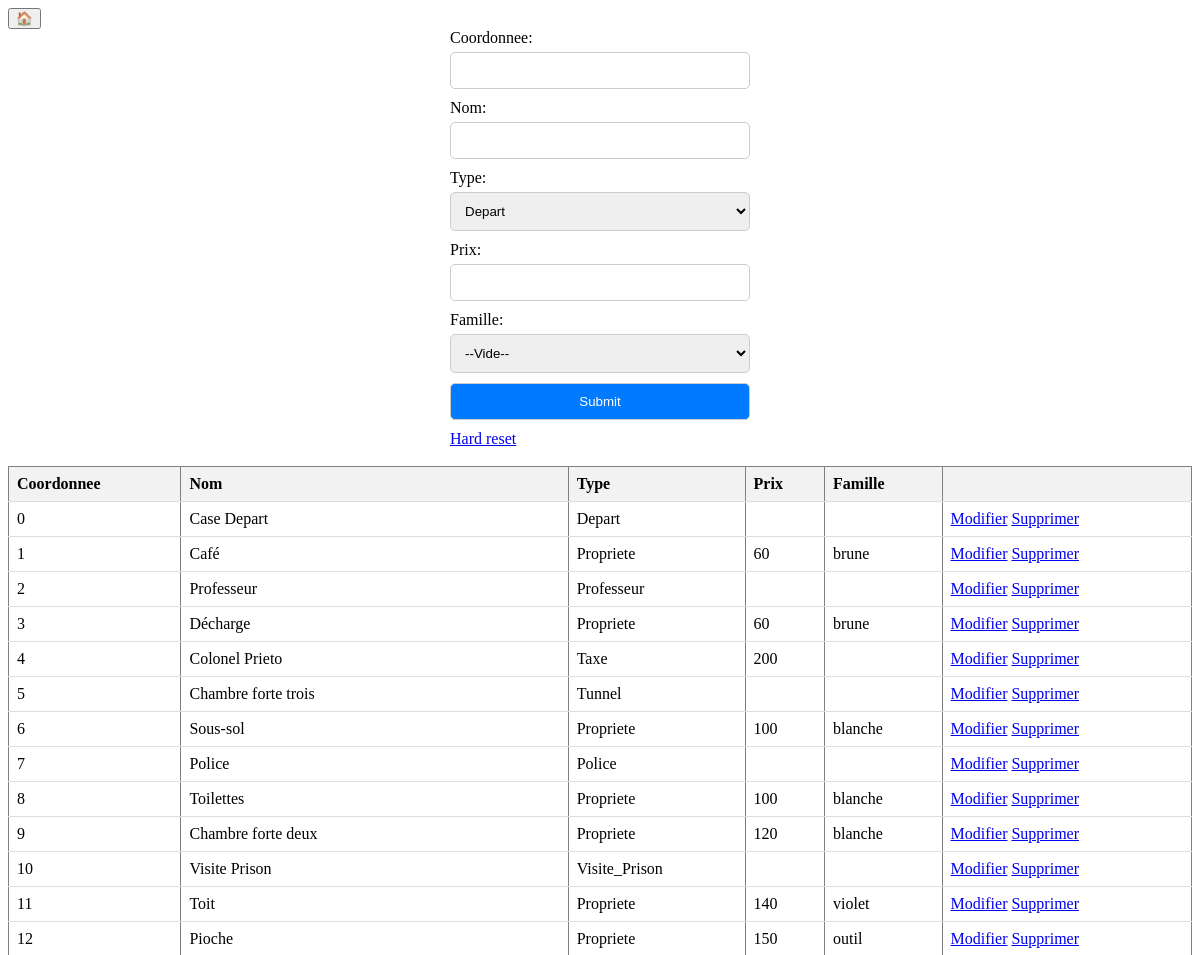
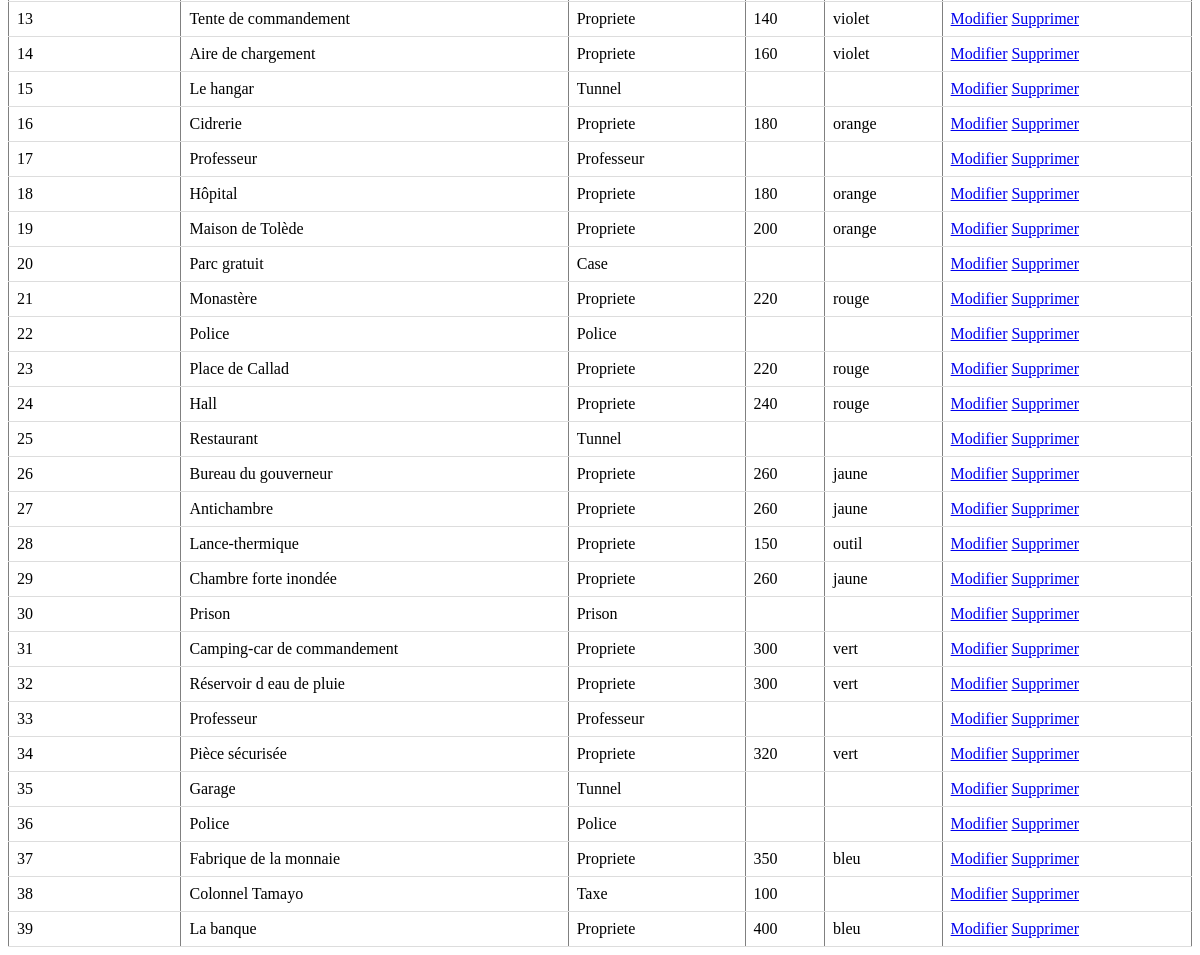
The page /WEB/webDB/index.php on the database its author committed (2 pictures, top to bottom).
### tables this page shows
CREATE TABLE `cases` (
  `coordonnee` int(11) NOT NULL,
  `nom` varchar(255) NOT NULL,
  `type` varchar(50) NOT NULL,
  `prix` int(11) DEFAULT NULL,
  `famille` varchar(255) DEFAULT NULL
);

### WEB/webDB/index.php (the view, shortened to what this page needs)
<!DOCTYPE html>
<html>
<head>
<link rel="stylesheet" href="style.css">
</head>
<body>
<a href="..\site statique\index.html">
   <button title="retourner a l'acceuil">🏠</button>
</a>
	<div>
		<form method="POST" action="add.php">
		<label>Coordonnee:</label><input type="number" name="coordonnee" min="0">
			<label>Nom:</label><input type="text" name="nom">
				<label for="type">Type:</label>
				<select name="type" id="type">
					<option value="Depart">Depart</option>
				</select>
			<label>Prix:</label><input type="number" name="prix" min=0>
			<label for="famille">Famille:</label>
			<select name="famille" id="famille">
					<option value="" select>--Vide--</option>
				</select>
			<input type="submit" name="add">
			<a href="reset.php" title="Retourner la base de donné à son etat original">Hard reset</a>
		</form>
	</div>
	<br>
	<div>
		<table border="1">
			<thead>
				<th>Coordonnee</th>
				<th>Nom</th>
				<th>Type</th>
				<th>Prix</th>
				<th>Famille</th>
				<th></th>
			</thead>
			<tbody>
				<?php
					include('conn.php');
					$query=mysqli_query($conn,"select * from `cases`");
					while($row=mysqli_fetch_array($query)){
						?>
						<tr>
							<td><?php echo $row['coordonnee']; ?></td>
							<td><?php echo $row['nom']; ?></td>
							<td><?php echo $row['type']; ?></td>
							<td><?php echo $row['prix']; ?></td>
							<td><?php echo $row['famille']; ?></td>
							<td>
								<a href="edit.php?id=<?php echo $row['coordonnee']; ?>">Modifier</a>
								<a href="delete.php?id=<?php echo $row['coordonnee']; ?>">Supprimer</a>
							</td>
						</tr>
						<?php
					}
			?>
			</tbody>
		</table>
	</div>
</body>
</html>

### WEB/webDB/style.css (style rules this page uses)
form { width: 300px; margin: 0 auto; }
label { display: block; margin-bottom: 5px; }
input[type="text"], input[type="number"], input[type="submit"], select { width: 100%; padding: 10px; margin-bottom: 10px; border: 1px solid #ccc; border-radius: 5px; box-sizing: border-box; }
input[type="submit"] { background-color: #007bff; color: #fff; cursor: pointer; }
table { width: 100%; border-collapse: collapse; }
th, td { padding: 8px; text-align: left; border-bottom: 1px solid #ddd; }
th { background-color: #f2f2f2; }

### rows shown on the page
cases: coordonnee "0", nom "Case Depart", type "Depart"
cases: coordonnee "1", nom "Café", type "Propriete", prix "60", famille "brune"
cases: coordonnee "2", nom "Professeur", type "Professeur"
cases: coordonnee "3", nom "Décharge", type "Propriete", prix "60", famille "brune"
cases: coordonnee "4", nom "Colonel Prieto", type "Taxe", prix "200"
cases: coordonnee "5", nom "Chambre forte trois", type "Tunnel"
cases: coordonnee "6", nom "Sous-sol", type "Propriete", prix "100", famille "blanche"
cases: coordonnee "7", nom "Police", type "Police"
cases: coordonnee "8", nom "Toilettes", type "Propriete", prix "100", famille "blanche"
cases: coordonnee "9", nom "Chambre forte deux", type "Propriete", prix "120", famille "blanche"
cases: coordonnee "10", nom "Visite Prison", type "Visite_Prison"
cases: coordonnee "11", nom "Toit", type "Propriete", prix "140", famille "violet"
cases: coordonnee "12", nom "Pioche", type "Propriete", prix "150", famille "outil"
cases: coordonnee "13", nom "Tente de commandement", type "Propriete", prix "140", famille "violet"
cases: coordonnee "14", nom "Aire de chargement", type "Propriete", prix "160", famille "violet"
cases: coordonnee "15", nom "Le hangar", type "Tunnel"
cases: coordonnee "16", nom "Cidrerie", type "Propriete", prix "180", famille "orange"
cases: coordonnee "17", nom "Professeur", type "Professeur"
cases: coordonnee "18", nom "Hôpital", type "Propriete", prix "180", famille "orange"
cases: coordonnee "19", nom "Maison de Tolède", type "Propriete", prix "200", famille "orange"
cases: coordonnee "20", nom "Parc gratuit", type "Case"
cases: coordonnee "21", nom "Monastère", type "Propriete", prix "220", famille "rouge"
cases: coordonnee "22", nom "Police", type "Police"
cases: coordonnee "23", nom "Place de Callad", type "Propriete", prix "220", famille "rouge"
cases: coordonnee "24", nom "Hall", type "Propriete", prix "240", famille "rouge"
cases: coordonnee "25", nom "Restaurant", type "Tunnel"
cases: coordonnee "26", nom "Bureau du gouverneur", type "Propriete", prix "260", famille "jaune"
cases: coordonnee "27", nom "Antichambre", type "Propriete", prix "260", famille "jaune"
cases: coordonnee "28", nom "Lance-thermique", type "Propriete", prix "150", famille "outil"
cases: coordonnee "29", nom "Chambre forte inondée", type "Propriete", prix "260", famille "jaune"
cases: coordonnee "30", nom "Prison", type "Prison"
cases: coordonnee "31", nom "Camping-car de commandement", type "Propriete", prix "300", famille "vert"
cases: coordonnee "32", nom "Réservoir d eau de pluie", type "Propriete", prix "300", famille "vert"
cases: coordonnee "33", nom "Professeur", type "Professeur"
cases: coordonnee "34", nom "Pièce sécurisée", type "Propriete", prix "320", famille "vert"
cases: coordonnee "35", nom "Garage", type "Tunnel"
cases: coordonnee "36", nom "Police", type "Police"
cases: coordonnee "37", nom "Fabrique de la monnaie", type "Propriete", prix "350", famille "bleu"
cases: coordonnee "38", nom "Colonnel Tamayo", type "Taxe", prix "100"
cases: coordonnee "39", nom "La banque", type "Propriete", prix "400", famille "bleu"
